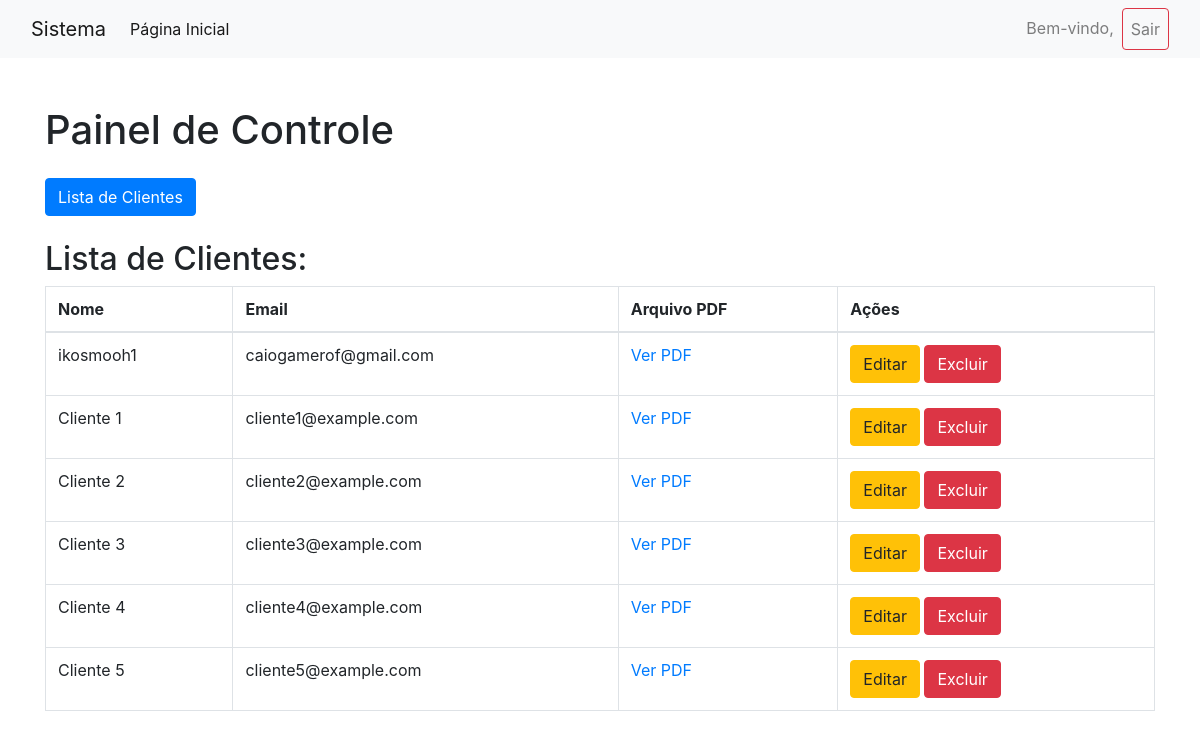
The page /admin_dashboard.php on the database its author committed.
### tables this page shows
CREATE TABLE `clientes` (
  `id` int(11) NOT NULL,
  `nome` varchar(100) NOT NULL,
  `email` varchar(100) NOT NULL,
  `arquivo_pdf` varchar(255) NOT NULL,
  `created_at` timestamp NOT NULL DEFAULT current_timestamp()
);

### admin_dashboard.php (the view, shortened to what this page needs)
<?php
require_once 'conexao.php';
include 'menu.php';
?>
<!DOCTYPE html>
<html lang="pt-br">
<head>
    <link href="https://maxcdn.bootstrapcdn.com/bootstrap/4.5.2/css/bootstrap.min.css" rel="stylesheet">
</head>
<body>
    <div class="container mt-5">
        <h1>Painel de Controle</h1>
        <div class="mt-4">
            <button id="btnClientes" class="btn btn-primary" onclick="showSection('clientes')">Lista de Clientes</button>
        </div>
        <div id="clientes" class="mt-4">
            <h2>Lista de Clientes:</h2>
            <?php
            $clientes = $conn->query("SELECT * FROM clientes")->fetchAll(PDO::FETCH_ASSOC);
            if (count($clientes) > 0) {
                echo "<table class='table table-bordered'>";
                echo "<thead><tr><th>Nome</th><th>Email</th><th>Arquivo PDF</th><th>Ações</th></tr></thead><tbody>";
                foreach ($clientes as $cliente) {
                    echo "<tr>";
                    echo "<td>" . htmlspecialchars($cliente['nome']) . "</td>";
                    echo "<td>" . htmlspecialchars($cliente['email']) . "</td>";
                    echo "<td><a href='uploads/" . htmlspecialchars($cliente['arquivo_pdf']) . "' target='_blank'>Ver PDF</a></td>";
                    echo "<td>
                            <a href='editar.php?id=" . $cliente['id'] . "' class='btn btn-warning'>Editar</a>
                            <a href='excluir.php?id=" . $cliente['id'] . "' class='btn btn-danger' onclick=\"return confirm('A exclusão será permanente! Tem certeza disso?')\">Excluir</a>
                          </td>";
                    echo "</tr>";
                }
                echo "</tbody></table>";
            } else {
                echo "<p>Não há clientes cadastrados.</p>";
            }
            ?>
        </div>
    </div>
</body>
</html>

### menu.php (shortened to what this page needs)
<nav class="navbar navbar-expand-lg navbar-light bg-light">
    <div class="container-fluid">
        <a class="navbar-brand" href="#">Sistema</a>
        <div class="collapse navbar-collapse" id="navbarNav">
            <ul class="navbar-nav me-auto">
                <li class="nav-item">
                    <a class="nav-link active" aria-current="page" href="#">Página Inicial</a>
                </li>
            </ul>
            <ul class="navbar-nav ml-auto">
                <li class="nav-item">
                    <span class="nav-link">Bem-vindo, <?php echo $_SESSION['nome_usuario'];?></span>
                </li>
                <li class="nav-item">
                    <a class="nav-link btn btn-outline-danger" href="logout.php">Sair</a>
                </li>
            </ul>
        </div>
    </div>
</nav>
<link href="https://cdn.jsdelivr.net/npm/bootstrap@5.3.0-alphal/dist/css/bootstrap.min.css" rel="stylesheet">

### rows shown on the page
clientes: nome "ikosmooh1", email "caiogamerof@gmail.com"
clientes: nome "Cliente 1", email "cliente1@example.com"
clientes: nome "Cliente 2", email "cliente2@example.com"
clientes: nome "Cliente 3", email "cliente3@example.com"
clientes: nome "Cliente 4", email "cliente4@example.com"
clientes: nome "Cliente 5", email "cliente5@example.com"
